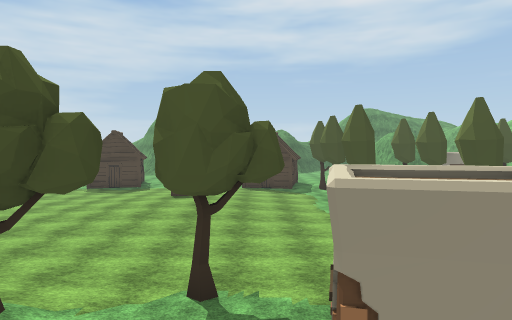
View 1 (above)

24 first-person views from a walk through a scene from a Unity 3-D project. The camera is 1.3 m above the floor, tilts 2° down and sees 75° across. The floor is counted in squares, 2 m on a side. Each view is taken from the middle of a square. On the plan, view 1 faces up. The plan holds only what a view shows up to about 10 squares ahead; the rest is blank. The place goes on beyond the plan. The player is left out. Some surface patterns are stand-ins.

View 2
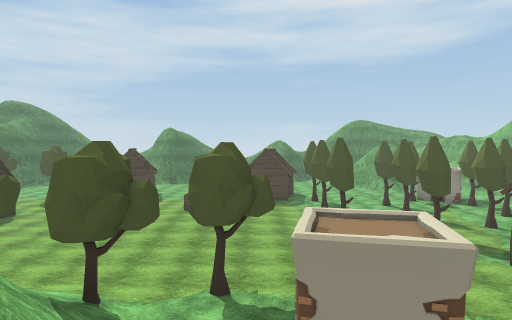

View 3
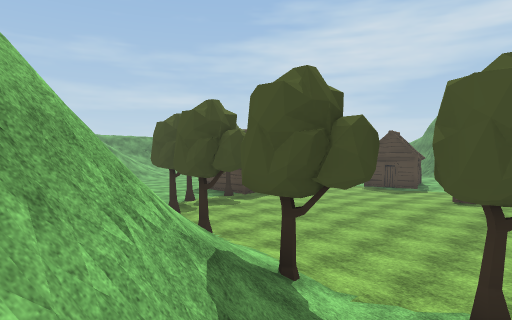

View 4
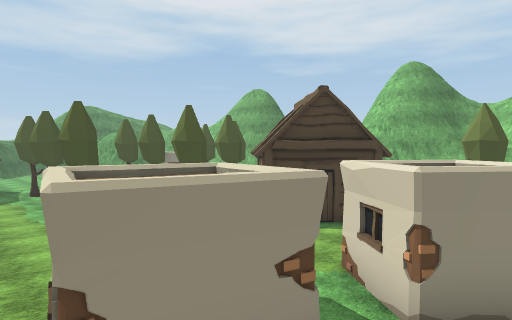

View 5
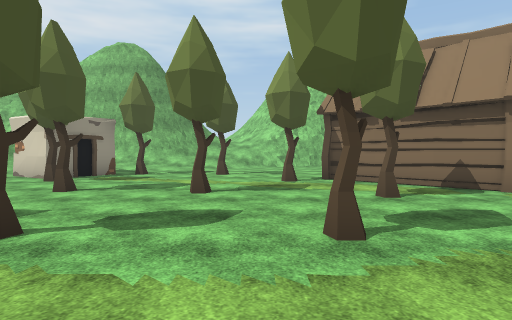

View 6
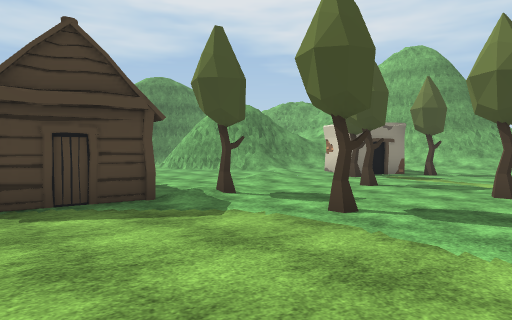

View 7
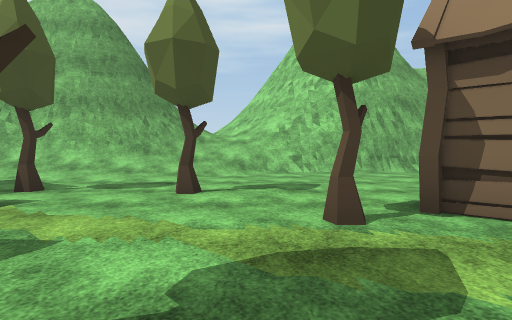

View 8
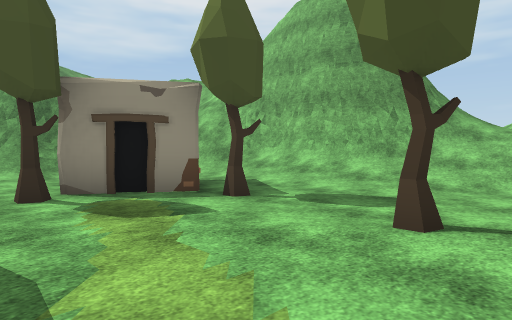

View 9
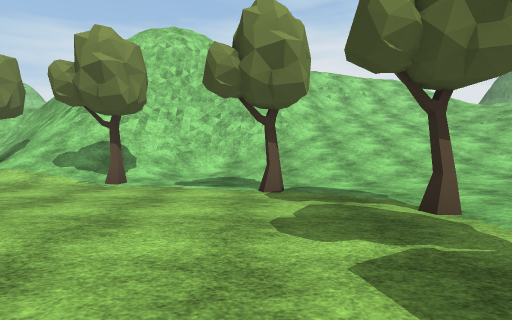

View 10
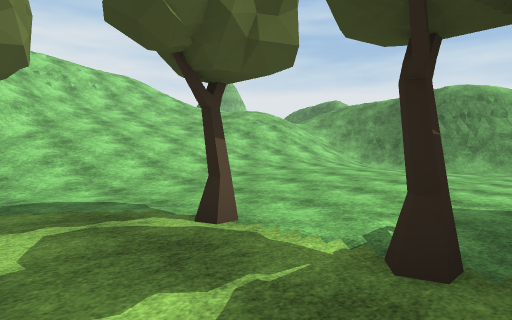

View 11
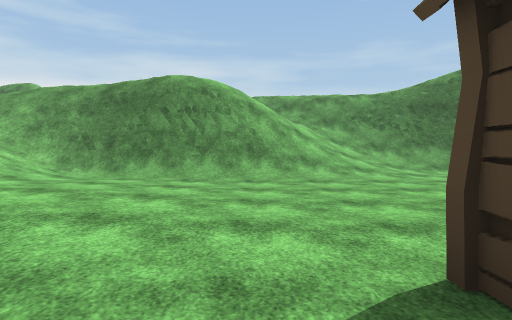

View 12
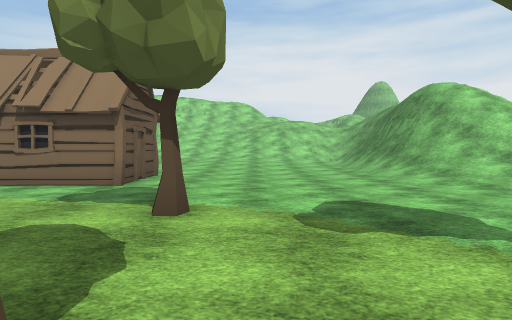

View 13
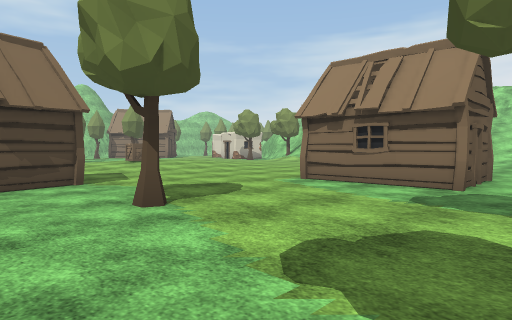

View 14
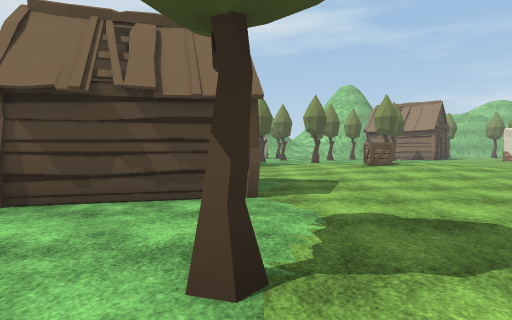

View 15
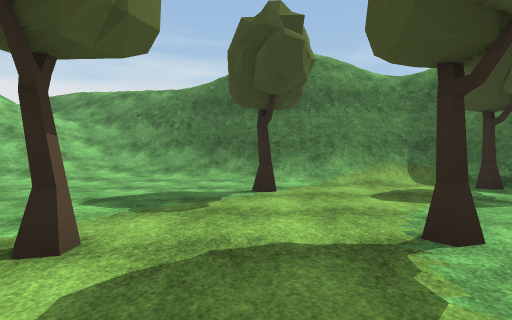

View 16
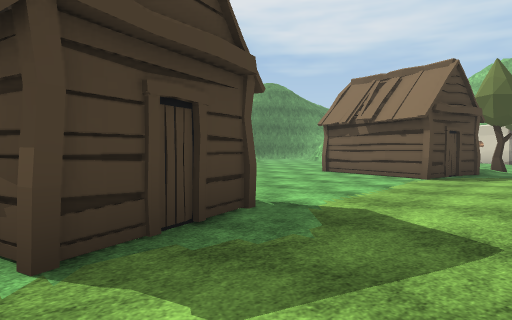

View 17
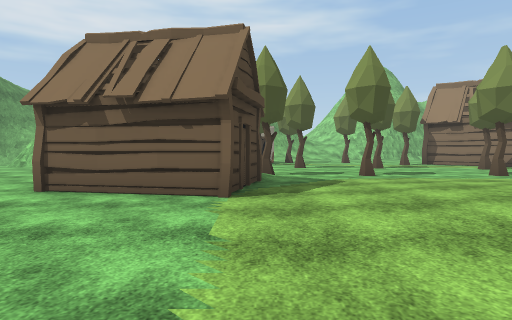

View 18
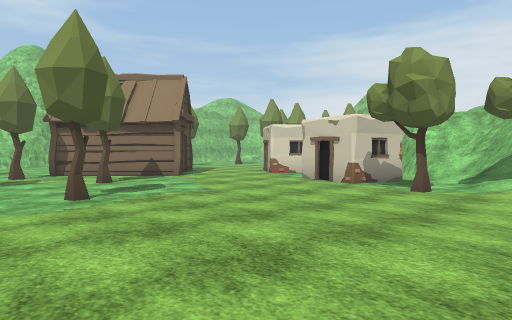

View 19
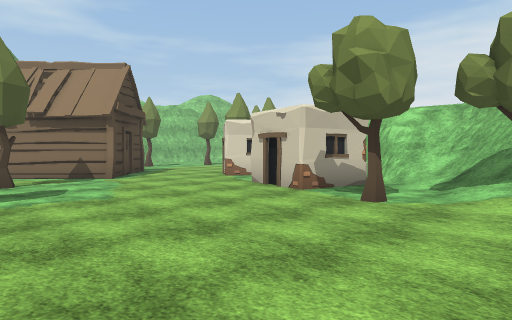

View 20
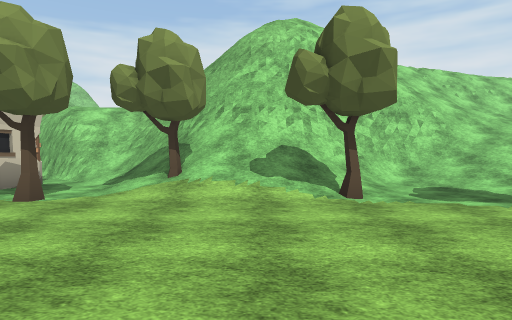

View 21
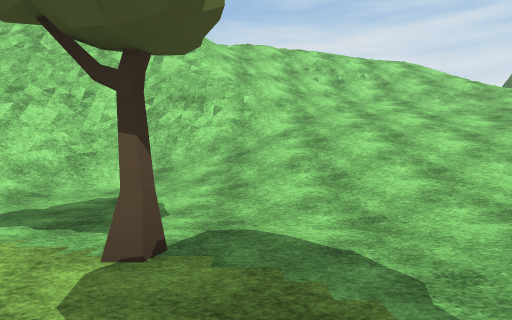

View 22
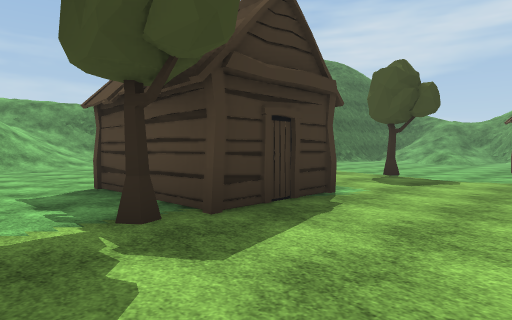

View 23
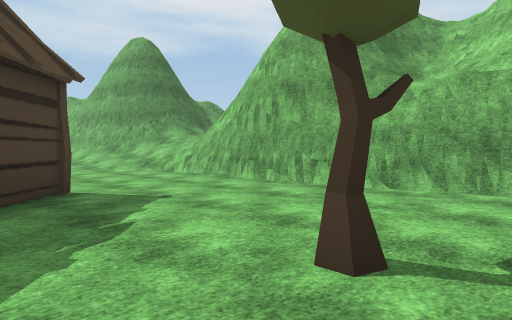

View 24
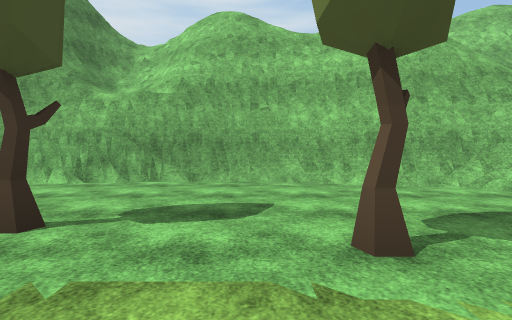

### Floor plan
Key: @ floor where view 1 was taken; # wall or solid block; x gap in a wall; . main floor; : floor 0.25 m higher than the main floor; + floor 0.5 m higher than the main floor; * floor 0.75 m higher than the main floor; % floor 2 m higher than the main floor; & floor 4 m higher than the main floor; / step, stairs or slope; = window, fence, low wall or low ledge; v drop or lower ground; T tree; H hut; C crate; O other object.
Columns run from 20 left of view 1 to 19 right of it. Each row starts with its distance up from view 1.
 18 #/....    ..HHH  ...HHH...  :.  //
 17 #/..........H H ....H H...: :.. //#
 16 #/....T.....H H.....H ...::..##.+/#
 15 #/.T......T..H.......H:T....TO#.:/#
 14 =.....T...........:.......T...O.:/##
 13 /...............:::::.........T.://##
 12 +..............::C++::.T.........////
 11 //......HHH....:+++++:....T...T..://%
 10 //:.....  H....:+++++:............//
  9 //:.....HHH....::+++::.T....T.....#=
  8 ///.......T.....:::::....T...H....##
  7 x#/.::::..T.......:.........HH....#
  6 v#/::++::..................H  H...##
  5 v#/:++++::..T.............HH H.....####
  4 ##/++**++::....T+:.T........H......# vv/
  3 =///////////:.///T/..##....  ......# v//
  2 ///  //////////==///.#O.O#   ..T...# v/
  1      ////////######///  ##   ......#v//
  0      ///////###vvv##@##  O  .......#v/
 -1      ////////=v/// ///#      .T....#//
 -2      ////////       &         ....##/
 -3      ////////                  ...#v
 -4                                  /#/
 -5                                   //
 -6                                      =v
 -7                                      #

Where each view was taken, in squares from view 1:
view 1: 0 up, 0 right, facing up
view 2: 2 down, 0 right, facing up
view 3: 0 up, 0 right, facing up-left
view 4: 0 up, 0 right, facing up-right
view 5: 10 up, 0 right, facing right
view 6: 10 up, 1 left, facing up-right
view 7: 10 up, 5 right, facing right
view 8: 10 up, 7 right, facing up-right
view 9: 10 up, 8 left, facing down
view 10: 9 up, 8 left, facing down-left
view 11: 8 up, 11 left, facing left
view 12: 17 up, 15 left, facing down
view 13: 17 up, 14 left, facing down-right
view 14: 15 up, 12 left, facing right
view 15: 15 up, 12 left, facing left
view 16: 13 up, 8 left, facing up-right
view 17: 15 up, 5 left, facing right
view 18: 11 up, 3 left, facing down-right
view 19: 9 up, 3 left, facing down-right
view 20: 9 up, 4 left, facing down
view 21: 7 up, 9 left, facing down
view 22: 7 up, 7 left, facing up-left
view 23: 1 up, 9 right, facing up-right
view 24: 0 up, 8 right, facing right
